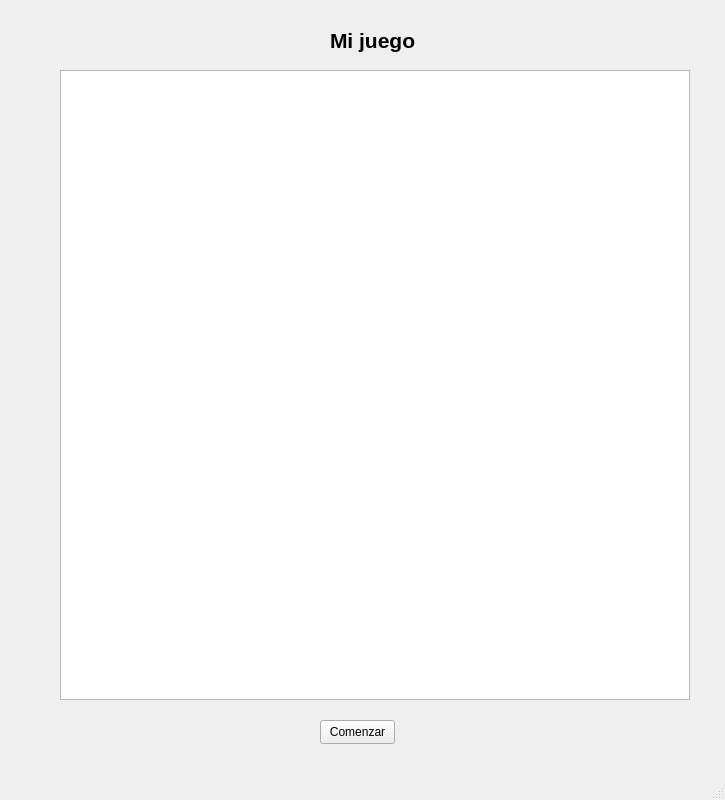
<?xml version="1.0" encoding="UTF-8"?>
<ui version="4.0">
 <class>Tablero</class>
 <widget class="QMainWindow" name="Tablero">
  <property name="geometry">
   <rect>
    <x>0</x>
    <y>0</y>
    <width>725</width>
    <height>800</height>
   </rect>
  </property>
  <property name="windowTitle">
   <string>Tablero</string>
  </property>
  <widget class="QWidget" name="centralwidget">
   <widget class="QLabel" name="lb_titulo">
    <property name="geometry">
     <rect>
      <x>330</x>
      <y>20</y>
      <width>91</width>
      <height>41</height>
     </rect>
    </property>
    <property name="font">
     <font>
      <pointsize>16</pointsize>
      <weight>75</weight>
      <bold>true</bold>
     </font>
    </property>
    <property name="text">
     <string>Mi juego</string>
    </property>
   </widget>
   <widget class="QPushButton" name="pB_start">
    <property name="geometry">
     <rect>
      <x>320</x>
      <y>720</y>
      <width>75</width>
      <height>24</height>
     </rect>
    </property>
    <property name="text">
     <string>Comenzar</string>
    </property>
   </widget>
   <widget class="QGraphicsView" name="graphicsView">
    <property name="geometry">
     <rect>
      <x>60</x>
      <y>70</y>
      <width>630</width>
      <height>630</height>
     </rect>
    </property>
   </widget>
  </widget>
  <widget class="QMenuBar" name="menubar">
   <property name="geometry">
    <rect>
     <x>0</x>
     <y>0</y>
     <width>725</width>
     <height>21</height>
    </rect>
   </property>
  </widget>
  <widget class="QStatusBar" name="statusbar"/>
 </widget>
 <resources/>
 <connections/>
</ui>
